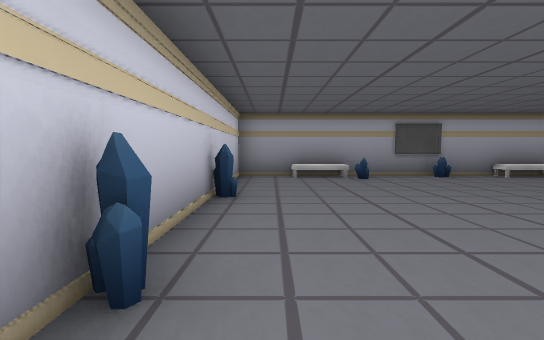
view 1 (above)

16 first-person views from a walk through a scene from a Unity 3-D project. The camera is 1.5 m above the floor, tilts 4° down and sees 85° across. The floor is counted in squares, 2 m on a side. Each view is taken from the middle of a square. On the plan, view 1 faces up. The plan holds only what a view shows up to about 10 squares ahead; the rest is blank. The place goes on beyond the plan. The player is left out. Some animated figures are not drawn.

view 2
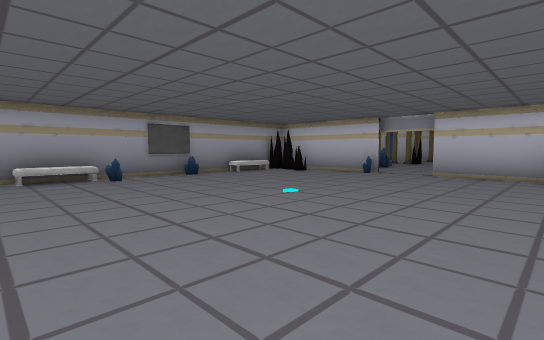

view 3
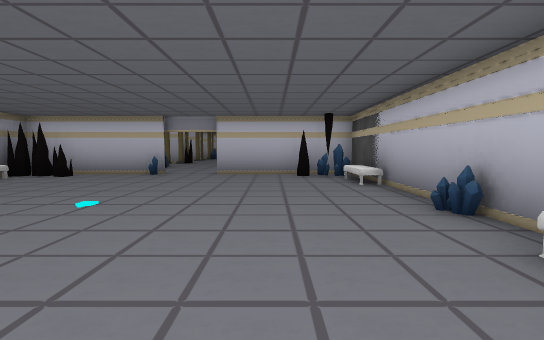

view 4
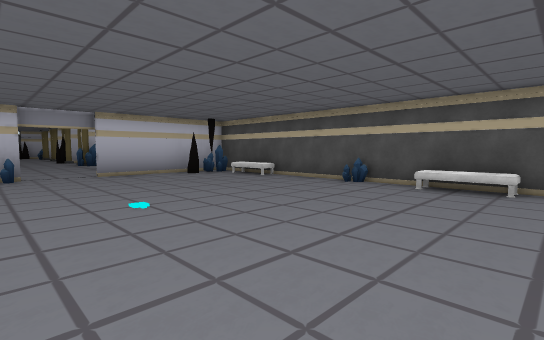

view 5
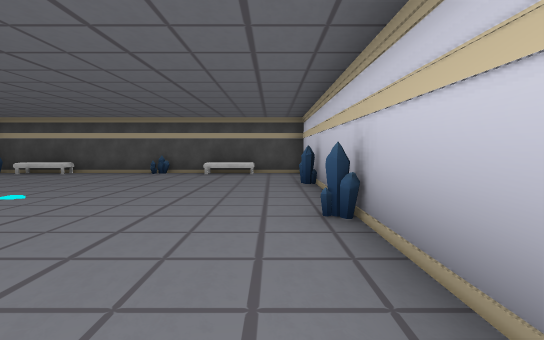

view 6
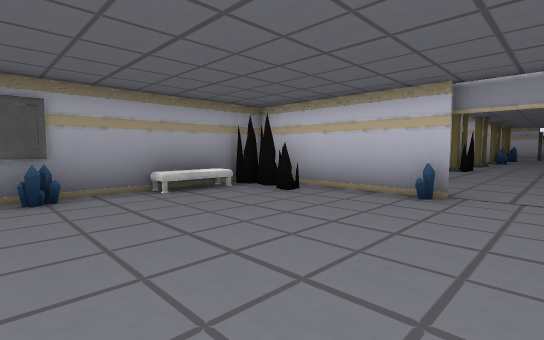

view 7
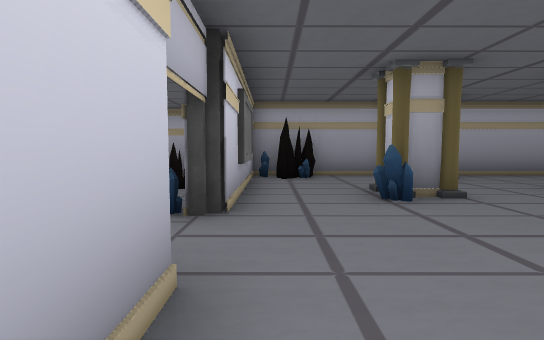

view 8
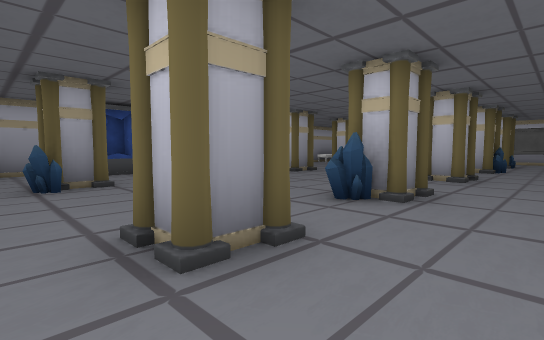

view 9
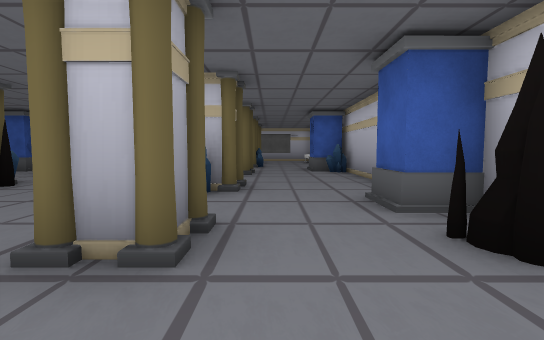

view 10
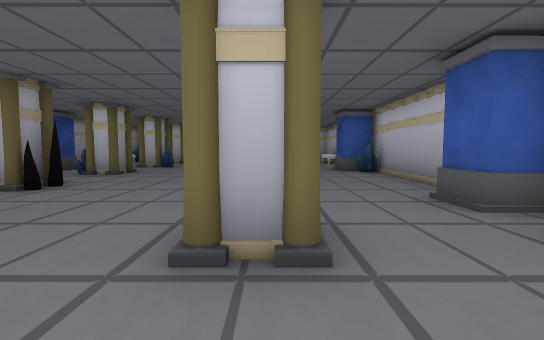

view 11
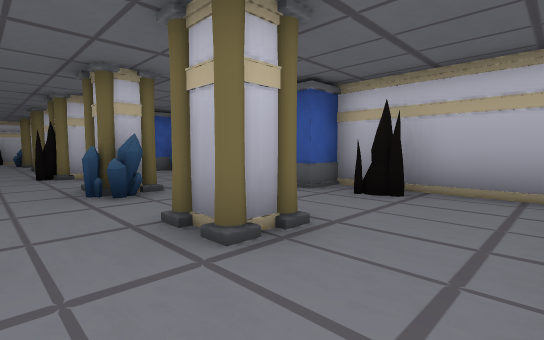

view 12
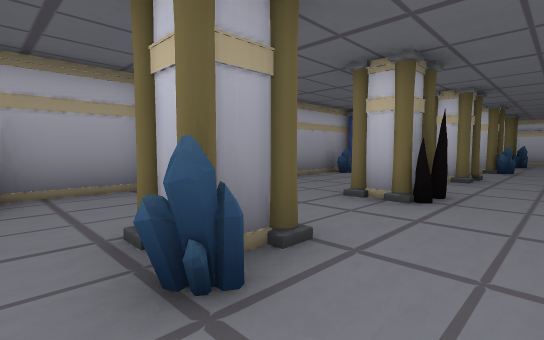

view 13
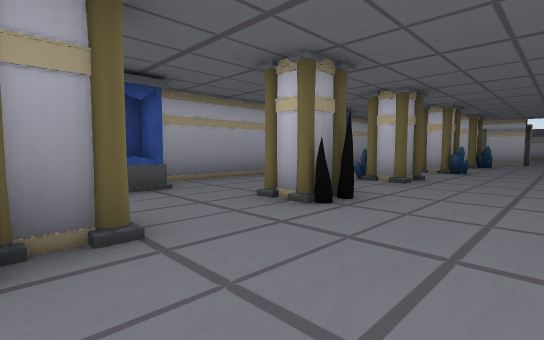

view 14
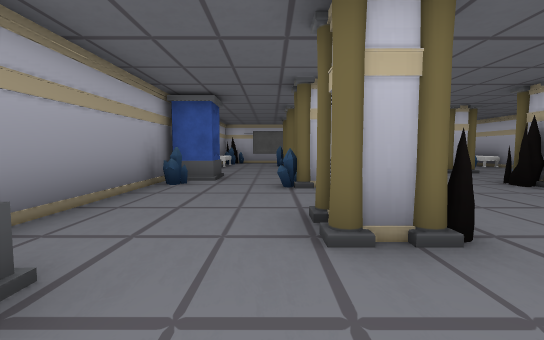

view 15
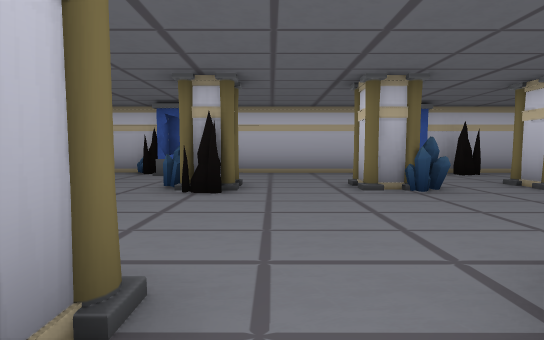

view 16
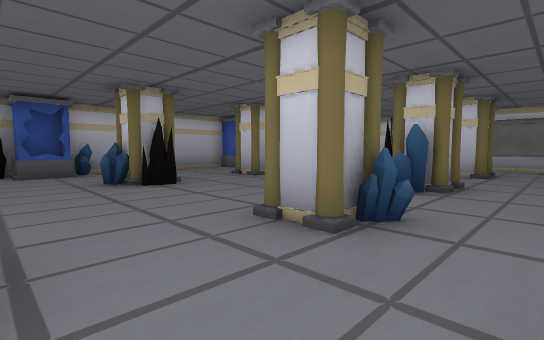

### Floor plan
Points are (right, up) in squares from view 1. A wall is a line through its corners. A room is listed if a view was taken in it or the views show most of it. See-through windows are left out.
Room 1 (views 1, 2, 3, 4, 5, 6)
walls: (9, 5.4) (9, 8.5); (8, 8.4) (-1, 8.4) (-1, -1.4) (9, -1.4) (9, 2.7)
ways out: opening at (9, 4) to room 2
objects: crystal (-1, 1); crystal (-1, 5); other object (1, -1) to (2, -1); other object (1, 8); crystal (2, 8); crystal (3, -1); crystal (4, -1); crystal (4, 7); crystal (5, 8); other object (7, -1); other object (7, 8); crystal (8, -1); crystal (8, 0); other object (8, 1); other object (8, 7); other object (8, 8); crystal (9, 5)
Room 2 (views 7, 8, 9, 10, 11, 12, 13, 14, 15, 16)
walls: (13.1, 9.6) (9.4, 9.6) (9.4, 5.4); (15.4, -2.5) (22.5, -2.5); (9.5, 2.7) (9.5, 1.5); (20.8, 9.6) (15, 9.6); (10.1, -2.5) (13.6, -2.5)
ways out: opening at (9, 4) to room 1
objects: crystal (10, 9); other object (11, 8); crystal (11, 9); other object (12, -2); pillar (12, 1); crystal (12, 5); pillar (12, 6); pillar (13, 1); pillar (13, 2); pillar (13, 6); other object (14, -2); other object (14, 9); crystal (15, 0); pillar (15, 1); crystal (15, 2); pillar (15, 6); pillar (16, 1); other object (16, 5); pillar (16, 6); crystal (17, 6); pillar (19, 1); other object (19, 2); pillar (19, 6); crystal (19, 7); crystal (19, 9); crystal (20, -2); crystal (20, 0); pillar (20, 1); pillar (20, 6); other object (21, -2); other object (21, 9); other object (22, -2); other object (22, -1); pillar (22, 0); other object (22, 1); pillar (22, 2); crystal (22, 5); pillar (22, 6)

Where each view was taken, in squares from view 1:
view 1: 0 up, 0 right, facing up
view 2: 0 up, 0 right, facing up-right
view 3: 1 up, 0 right, facing right
view 4: 5 up, 0 right, facing down-right
view 5: 8 up, 0 right, facing down
view 6: 3 up, 4 right, facing up-right
view 7: 1 up, 10 right, facing up
view 8: 1 down, 11 right, facing up-right
view 9: 0 up, 10 right, facing right
view 10: 1 up, 10 right, facing right
view 11: 3 up, 10 right, facing down-right
view 12: 4 up, 11 right, facing up-right
view 13: 3 up, 12 right, facing up-right
view 14: 7 up, 13 right, facing right
view 15: 7 up, 18 right, facing down
view 16: 8 up, 22 right, facing down-left
